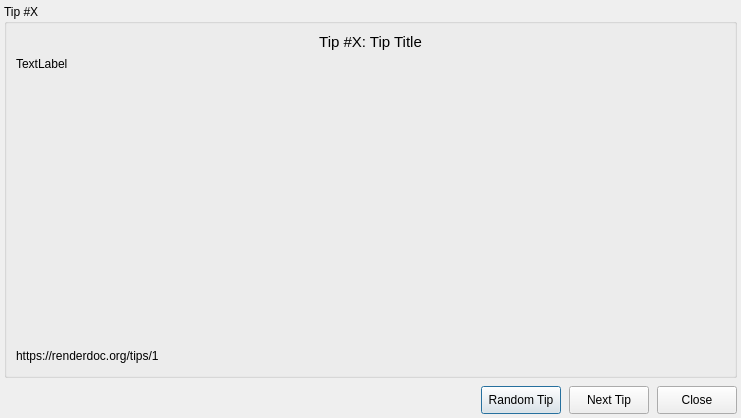
<?xml version="1.0" encoding="UTF-8"?>
<ui version="4.0">
 <class>TipsDialog</class>
 <widget class="QDialog" name="TipsDialog">
  <property name="windowModality">
   <enum>Qt::NonModal</enum>
  </property>
  <property name="geometry">
   <rect>
    <x>0</x>
    <y>0</y>
    <width>751</width>
    <height>442</height>
   </rect>
  </property>
  <property name="sizePolicy">
   <sizepolicy hsizetype="Fixed" vsizetype="Fixed">
    <horstretch>0</horstretch>
    <verstretch>0</verstretch>
   </sizepolicy>
  </property>
  <property name="contextMenuPolicy">
   <enum>Qt::DefaultContextMenu</enum>
  </property>
  <property name="windowTitle">
   <string>RenderDoc Tips</string>
  </property>
  <layout class="QVBoxLayout" name="verticalLayout_2">
   <property name="spacing">
    <number>8</number>
   </property>
   <property name="sizeConstraint">
    <enum>QLayout::SetFixedSize</enum>
   </property>
   <property name="leftMargin">
    <number>4</number>
   </property>
   <property name="topMargin">
    <number>4</number>
   </property>
   <property name="rightMargin">
    <number>4</number>
   </property>
   <property name="bottomMargin">
    <number>4</number>
   </property>
   <item alignment="Qt::AlignHCenter">
    <widget class="QGroupBox" name="tipsGroupBox">
     <property name="sizePolicy">
      <sizepolicy hsizetype="Fixed" vsizetype="Fixed">
       <horstretch>0</horstretch>
       <verstretch>0</verstretch>
      </sizepolicy>
     </property>
     <property name="minimumSize">
      <size>
       <width>725</width>
       <height>351</height>
      </size>
     </property>
     <property name="title">
      <string>Tip #X</string>
     </property>
     <layout class="QVBoxLayout" name="verticalLayout">
      <property name="sizeConstraint">
       <enum>QLayout::SetFixedSize</enum>
      </property>
      <item>
       <layout class="QHBoxLayout" name="horizontalLayout_3">
        <property name="sizeConstraint">
         <enum>QLayout::SetFixedSize</enum>
        </property>
        <item>
         <widget class="QLabel" name="titleLabel">
          <property name="sizePolicy">
           <sizepolicy hsizetype="Minimum" vsizetype="Fixed">
            <horstretch>0</horstretch>
            <verstretch>0</verstretch>
           </sizepolicy>
          </property>
          <property name="font">
           <font>
            <pointsize>11</pointsize>
           </font>
          </property>
          <property name="text">
           <string>Tip #X: Tip Title</string>
          </property>
          <property name="alignment">
           <set>Qt::AlignCenter</set>
          </property>
         </widget>
        </item>
       </layout>
      </item>
      <item>
       <widget class="QLabel" name="tipTextLabel">
        <property name="sizePolicy">
         <sizepolicy hsizetype="Fixed" vsizetype="Fixed">
          <horstretch>0</horstretch>
          <verstretch>0</verstretch>
         </sizepolicy>
        </property>
        <property name="minimumSize">
         <size>
          <width>709</width>
          <height>283</height>
         </size>
        </property>
        <property name="text">
         <string>TextLabel</string>
        </property>
        <property name="alignment">
         <set>Qt::AlignLeading|Qt::AlignLeft|Qt::AlignTop</set>
        </property>
        <property name="wordWrap">
         <bool>true</bool>
        </property>
       </widget>
      </item>
      <item>
       <layout class="QHBoxLayout" name="horizontalLayout_2" stretch="0,0">
        <property name="spacing">
         <number>7</number>
        </property>
        <property name="sizeConstraint">
         <enum>QLayout::SetMaximumSize</enum>
        </property>
        <item>
         <widget class="QLabel" name="tipUrlLabel">
          <property name="sizePolicy">
           <sizepolicy hsizetype="Preferred" vsizetype="Maximum">
            <horstretch>0</horstretch>
            <verstretch>0</verstretch>
           </sizepolicy>
          </property>
          <property name="text">
           <string>https://renderdoc.org/tips/1</string>
          </property>
          <property name="textFormat">
           <enum>Qt::RichText</enum>
          </property>
          <property name="openExternalLinks">
           <bool>true</bool>
          </property>
          <property name="textInteractionFlags">
           <set>Qt::TextBrowserInteraction</set>
          </property>
         </widget>
        </item>
        <item>
         <spacer name="horizontalSpacer_4">
          <property name="orientation">
           <enum>Qt::Horizontal</enum>
          </property>
          <property name="sizeHint" stdset="0">
           <size>
            <width>338</width>
            <height>20</height>
           </size>
          </property>
         </spacer>
        </item>
       </layout>
      </item>
     </layout>
    </widget>
   </item>
   <item>
    <layout class="QHBoxLayout" name="horizontalLayout">
     <property name="sizeConstraint">
      <enum>QLayout::SetFixedSize</enum>
     </property>
     <item>
      <spacer name="horizontalSpacer">
       <property name="orientation">
        <enum>Qt::Horizontal</enum>
       </property>
       <property name="sizeHint" stdset="0">
        <size>
         <width>308</width>
         <height>20</height>
        </size>
       </property>
      </spacer>
     </item>
     <item>
      <widget class="QPushButton" name="randomButton">
       <property name="sizePolicy">
        <sizepolicy hsizetype="Minimum" vsizetype="Fixed">
         <horstretch>0</horstretch>
         <verstretch>0</verstretch>
        </sizepolicy>
       </property>
       <property name="minimumSize">
        <size>
         <width>0</width>
         <height>28</height>
        </size>
       </property>
       <property name="maximumSize">
        <size>
         <width>16777215</width>
         <height>28</height>
        </size>
       </property>
       <property name="text">
        <string>Random Tip</string>
       </property>
      </widget>
     </item>
     <item>
      <widget class="QPushButton" name="nextButton">
       <property name="minimumSize">
        <size>
         <width>0</width>
         <height>28</height>
        </size>
       </property>
       <property name="maximumSize">
        <size>
         <width>16777215</width>
         <height>28</height>
        </size>
       </property>
       <property name="text">
        <string>Next Tip</string>
       </property>
      </widget>
     </item>
     <item>
      <widget class="QPushButton" name="closeButton">
       <property name="minimumSize">
        <size>
         <width>0</width>
         <height>28</height>
        </size>
       </property>
       <property name="maximumSize">
        <size>
         <width>16777215</width>
         <height>28</height>
        </size>
       </property>
       <property name="text">
        <string>Close</string>
       </property>
      </widget>
     </item>
    </layout>
   </item>
  </layout>
 </widget>
 <resources/>
 <connections/>
</ui>
